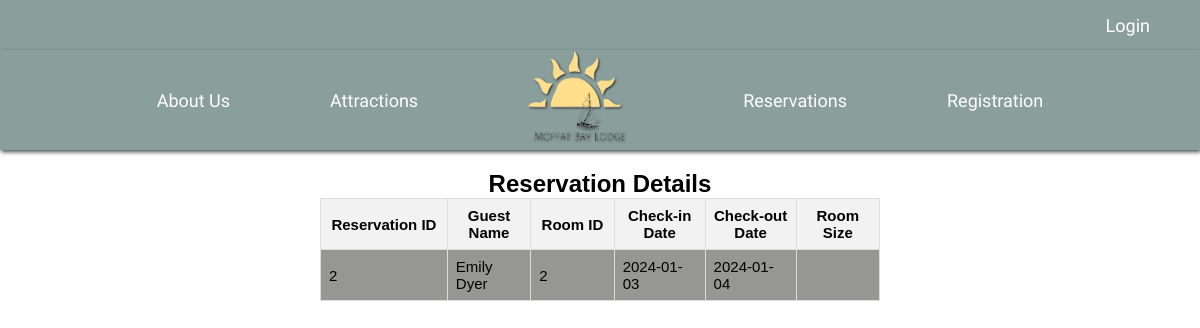
/reservation_details.php?id=2, run on the app's committed database.
### tables this page shows
CREATE TABLE Reservations (
   reservation_id INT AUTO_INCREMENT PRIMARY KEY,
   guest_id INT,
   room_id INT,
   num_of_guests INT,
   check_in_date DATE NOT NULL,
   check_out_date DATE NOT NULL,
   room_size VARCHAR(255) NOT NULL,
   FOREIGN KEY (guest_id) REFERENCES Guests(guest_id),
   FOREIGN KEY (room_id) REFERENCES Rooms(room_id)
);

CREATE TABLE Guests (
   guest_id INT AUTO_INCREMENT PRIMARY KEY,
   first_name VARCHAR(255) NOT NULL,
   last_name VARCHAR(255) NOT NULL,
   telephone VARCHAR(20) NOT NULL,
   email VARCHAR(255) NOT NULL,
   password VARCHAR(255) NOT NULL,
   registration_date DATETIME NOT NULL DEFAULT NOW(),
   last_login_date DATE
);

### reservation_details.php (the view, shortened to what this page needs)
<!DOCTYPE html>
<html lang="en">
<head>
</head>
<body>
    <div class="container">
        <h1>Reservation Details</h1>
        <div class="details-table-container">
            <table class="details-table">
                <thead>
                    <tr>
                        <th>Reservation ID</th>
                        <th>Guest Name</th>
                        <th>Room ID</th>
                        <th>Check-in Date</th>
                        <th>Check-out Date</th>
                        <th>Room Size</th>
                    </tr>
                </thead>
                <tbody>
                    <?php
                    include 'config.php';
                    if (isset($_GET['id']) && ctype_digit($_GET['id'])) {
                        $reservation_id = $_GET['id'];
                        $reservation_id = intval($reservation_id);
                        $query = "SELECT r.*, g.first_name, g.last_name, g.telephone, g.email, rm.room_size
                                  FROM reservations r
                                  INNER JOIN guests g ON r.guest_id = g.guest_id
                                  INNER JOIN Rooms rm ON r.room_id = rm.room_id
                                  WHERE reservation_id = $reservation_id";
                        $result = $con->query($query);
                        if ($result && $result->num_rows > 0) {
                            $row = $result->fetch_assoc();
                            echo "<tr>";
                            echo "<td>" . $row['reservation_id'] . "</td>";
                            echo "<td>" . $row['first_name'] . " " . $row['last_name'] . "</td>";
                            echo "<td>" . $row['room_id'] . "</td>";
                            echo "<td>" . $row['check_in_date'] . "</td>";
                            echo "<td>" . $row['check_out_date'] . "</td>";
                            echo "<td>" . $row['room_size'] . "</td>";
                            echo "</tr>";
                        } else {
                            echo "<tr><td colspan='6'>Reservation not found.</td></tr>";
                        }
                    } else {
                        echo "<tr><td colspan='6'>Invalid reservation ID.</td></tr>";
                    }
                    ?>
                </tbody>
            </table>
        </div>
    </div>
</body>
</html>

### shared/styles.css (style rules this page uses)
* { margin: 0; padding: 0; box-sizing: border-box; }
#navbar { display: flex; justify-content: center; align-items: center; width: 100vw; height: 100px; background-color: #8a9f9c; font-family: "Julius Sans One", sans-serif; filter: drop-shadow(1px 2px 2px #414b4a); }
#login { display: flex; justify-content: right; align-items: center; width: 100vw; height: 50px; background-color: #8a9f9c; font-family: "Julius Sans One", sans-serif; }
#login a { padding: 0px 50px; color: white; text-decoration: none; font-size: large; }
#navbar img { width: 125px; height: 125px; -webkit-filter: drop-shadow(1px 1px 1px #222); filter: drop-shadow(1px 1px 1px #222); }
#navbar a { padding: 0px 50px; color: white; text-decoration: none; font-size: large; }
body { font-family: Arial, sans-serif; margin: 0; padding: 0; display: flex; flex-direction: column; height: 100vh; }
body { font-family: Arial, sans-serif; margin: 0; padding: 0; }
h1 { margin: 0; }
h1 { margin: 0; font-size: 24px; }
.container { max-width: 600px; margin: 0 auto; padding: 20px; }
table { font-family: sans-serif; border-collapse: collapse; width: 90%; margin: auto; }
th { text-align: center; padding: 8px; width: 10%; }
td { border: 1px solid #94978b; text-align: left; padding: 8px; width: 10%; }
tr:nth-child(odd) { background-color: #969794; }

### reservation_details.php (style rules this page uses)
.container { text-align: center; padding: 20px; }
h1 { font-size: 24px; margin-bottom: 20px; }
.details-table-container { overflow-x: auto; }
.details-table { width: 100%; border-collapse: collapse; font-size: 15px; }
.details-table th, .details-table td { border: 1px solid #dddddd; padding: 8px; }
.details-table th { background-color: #f2f2f2; }

### data on the page
reservations: reservation_id "2", guest.first_name "Emily", guest.last_name "Dyer", room "2", check_in_date "2024-01-03", check_out_date "2024-01-04"
